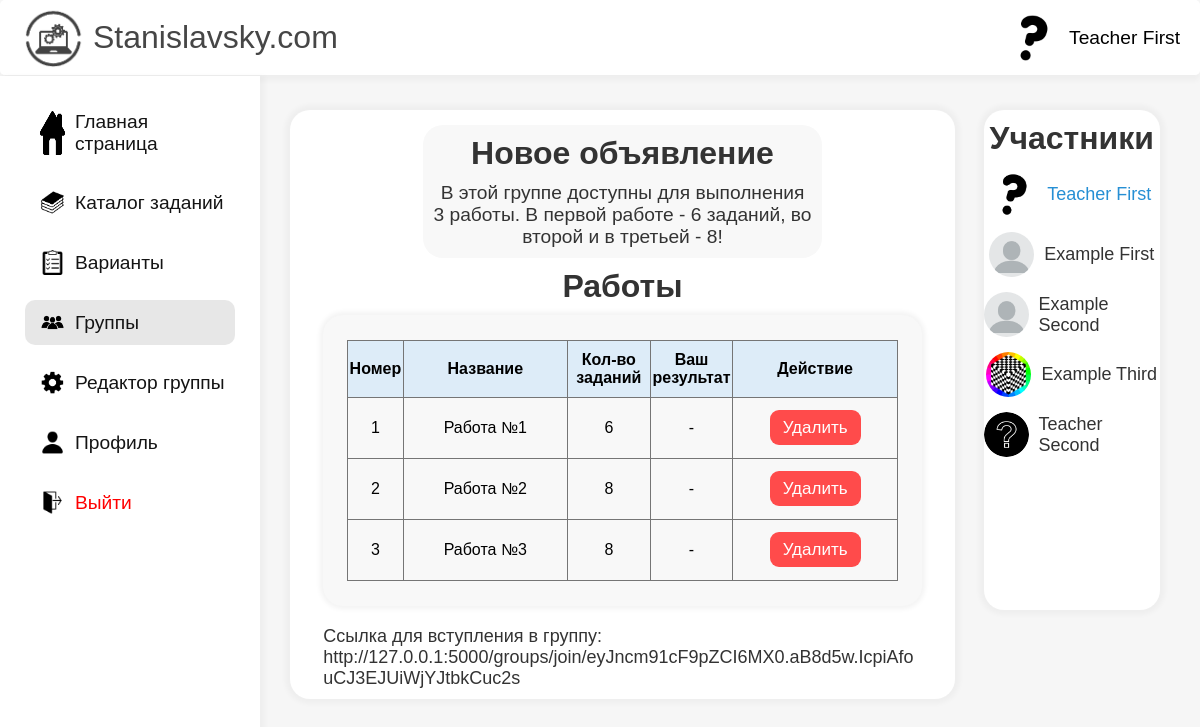
/groups/1 (signed in), run on the app's committed database.
### data/users.py (models this page shows, shortened)
class User(SqlAlchemyBase, UserMixin, SerializerMixin):
    __tablename__ = 'users'
    id = sqlalchemy.Column(sqlalchemy.Integer,
                           primary_key=True, autoincrement=True)
    name = sqlalchemy.Column(sqlalchemy.String)
    surname = sqlalchemy.Column(sqlalchemy.String)
    email = sqlalchemy.Column(sqlalchemy.String)
    hashed_password = sqlalchemy.Column(sqlalchemy.String)
    created_date = sqlalchemy.Column(sqlalchemy.String,
                                     default=datetime.datetime.now)
    profile_pics = sqlalchemy.Column(sqlalchemy.String, default='/static/profile_pics/default.png')
    groups = orm.relationship("Group", secondary="user_to_group", backref="users")
    groups_participant = sqlalchemy.Column(sqlalchemy.String, default='')
    is_teacher = sqlalchemy.Column(sqlalchemy.Boolean)
    solved_tasks_ids = sqlalchemy.Column(sqlalchemy.String, default='')
    solved_variants = sqlalchemy.Column(sqlalchemy.Integer, default=0)

### data/announcements.py (models this page shows)
class Announcement(SqlAlchemyBase):
    __tablename__ = 'announcements'
    id = sqlalchemy.Column(sqlalchemy.Integer,
                           primary_key=True, autoincrement=True)
    title = sqlalchemy.Column(sqlalchemy.String)
    text = sqlalchemy.Column(sqlalchemy.String)
    group = orm.relationship('Group', back_populates='announcement')

### data/group_works.py (models this page shows, shortened)
class Group_work(SqlAlchemyBase):
    __tablename__ = 'group_works'
    id = sqlalchemy.Column(sqlalchemy.Integer,
                           primary_key=True, autoincrement=True)
    name = sqlalchemy.Column(sqlalchemy.String)
    users_results = sqlalchemy.Column(sqlalchemy.String)
    max_result = sqlalchemy.Column(sqlalchemy.Integer)
    tasks = orm.relationship('Work_task', secondary='work_task_to_group_work', backref='group_works')
    def get_user_result(self, user_id):
        if self.users_results:
            users_results = self.users_results.split(';')
            for user_result in users_results:
                results = user_result.split('-')
                if results[0] == str(user_id):
                    return results[1]
        return None

### data/groups.py (models this page shows, shortened)
class Group(SqlAlchemyBase, UserMixin, SerializerMixin):
    __tablename__ = 'groups'
    id = sqlalchemy.Column(sqlalchemy.Integer,
                           primary_key=True, autoincrement=True)
    name = sqlalchemy.Column(sqlalchemy.String)
    description = sqlalchemy.Column(sqlalchemy.String)
    user_id = sqlalchemy.Column(sqlalchemy.Integer,
                                sqlalchemy.ForeignKey("users.id"))
    members = sqlalchemy.Column(sqlalchemy.String, default='')
    link = sqlalchemy.Column(sqlalchemy.String)
    announcement_id = sqlalchemy.Column(sqlalchemy.Integer, sqlalchemy.ForeignKey('announcements.id'))
    announcement = orm.relationship('Announcement')
    group_works = orm.relationship('Group_work', secondary='group_to_group_work', backref='groups')
    def check_member(self, user_id):
        if str(user_id) in self.members.split(';') or user_id == self.user_id:
            return True
        return False
    def get_creator(self):
        db_sess = db_session.create_session()
        user = db_sess.get(User, self.user_id)
        return {'name': user.name, 'surname': user.surname, 'picture': user.profile_pics, 'id': user.id}
    def get_members(self):
        db_sess = db_session.create_session()
        members = []
        if self.members != '':
            for id in self.members.split(';'):
                try:
                    user = db_sess.get(User, id)
                    members.append({'name': user.name, 'surname': user.surname, 'picture': user.profile_pics})
                except TypeError:
                    members.append({'name': '???', 'surname': '???', 'picture': '/static/profile_pics/default.png'})
        return members

### server.py (the view)
@app.route('/groups/<int:group_id>')
@login_required
def group(group_id):
    group = db_sess.get(Group, group_id)
    if not group:
        return abort(404)
    group_works = group.group_works
    results = []
    if group_works:
        for work in group_works:
            if work.get_user_result(current_user.id):
                results.append(work.get_user_result(current_user.id) + '/' + str(work.max_result))
            else:
                results.append('-')
    else:
        group_works = []
    if group.check_member(current_user.id):
        params = {
            'creator': group.get_creator(),
            'members': group.get_members(),
            'link': group.link,
            'announcement': group.announcement,
            'works': group_works,
            'results': results,
            'active': '5',
            'title': f'Группа "{group.name}"',
            'editor': 'true',
            'group_id': group_id
        }
        return render_template('GroupPage.html', **params)
    else:
        return abort(403)

### data/db_session.py (called while the page is built)
def create_session() -> Session:
    global __factory
    return __factory()

### server.py (called while the page is built)
@login_manager.user_loader
def load_user(user_id):
    db_sess = db_session.create_session()
    return db_sess.query(User).get(user_id)

### templates/GroupPage.html (shortened to what this page needs)
{% extends "Base.html" %}
{% block content %}
<link rel="stylesheet" href="/static/GroupPage/static/content.css">
<div class="content-section" id="{{group_id}}-section">
    <div class="main-section">
        <div class="announcements-section">
            {% if announcement %}
                <h1>{{announcement.title}}</h1>
                <p>{{announcement.text}}</p>
            {% endif %}
        </div>
        <h1>Работы</h1>
        <div class="tasks-section">
            <table class="group-tasks">
                <thead>
                    <tr>
                        <th>Номер</th>
                        <th>Название</th>
                        <th>Кол-во заданий</th>
                        <th>Ваш результат</th>
                        <th>Действие</th>
                    </tr>
                </thead>
                <tbody>
                    {% for work in works %}
                        <tr id="{{work.id}}">
                            <td>{{loop.index}}</td>
                            <td>{{work.name}}</td>
                            <td>{{work.tasks|length}}</td>
                            <td>{{results[loop.index - 1]}}</td>
                            {% if current_user.id == creator['id'] %}
                                <td><a class="remove">Удалить</a></td>
                            {% elif results[loop.index - 1] != '-' %}
                                <td><a class="off">Выполнено</a></td>
                            {% else %}
                                <td><a class="solve" href="/groups/{{group_id}}/{{work.id}}/solving">Выполнить</a></td>
                            {% endif %}
                        </tr>
                    {% endfor %}
                </tbody>
            </table>
        </div>
        {% if current_user.id == creator['id'] %}
            <p style="font-size: large; color: rgb(51, 51, 51); margin-left: 5%; margin-right: 5%; margin-top: 20px; word-wrap: break-word;">Ссылка для вступления в группу: http://127.0.0.1:5000/groups/join/{{link}}</p>
        {% endif %}
    </div>
    <div class="members-section">
        <h1>Участники</h1>
        <div class="members-holder">
            <article>
                <img src="{{creator['picture']}}" alt="">
                <p style="color: rgb(38, 143, 212);">{{creator['name']}} {{creator['surname']}}</p>
            </article>
            {% for member in members %}
                <article>
                    <img src="{{member['picture']}}" alt="">
                    <p>{{member['name']}} {{member['surname']}}</p>
                </article>
            {% endfor %}
        </div>
    </div>
</div>
{% endblock %}

### templates/Base.html (shortened to what this page needs)
<!DOCTYPE html>
<html lang="en">
<head>
    <link rel="stylesheet" href="/static/Base/styles/Main.css">
    <link rel="stylesheet" href="/static/Base/styles/content.css">
</head>
<body>
    <div class="head-navbar">
        <a class="website-logo" href="/">
            <img class="logo" src="/static/cards/Logo.png" alt="">
            <p class="text">Stanislavsky.com</p>
        </a>
        {% if current_user.is_authenticated %}
            <div class="user-items">
                <img src="{{current_user.profile_pics}}" alt="">
                <p>{{current_user.name}} {{current_user.surname}}</p>
            </div>
        {% else %}
            <div class="forms-items">
                <a href="/register">Регистрация</a>
                <a href="/login">Войти</a>
            </div>
        {% endif %}
    </div>
    <div class="left-navbar">
        {% if active == '1' %}
            <a style="margin-top: 25px;" class="left-navbar-item-pressed" href="/">
                <img class="icons" src="/static/cards/homeIcon.png" alt="">
                <p class="text">Главная страница</p>
            </a>
        {% else %}
            <a style="margin-top: 25px;" class="left-navbar-item" href="/">
                <img class="icons" src="/static/cards/homeIcon.png" alt="">
                <p class="text">Главная страница</p>
            </a>
        {% endif %}
        {% if active == '2' %}
            <a class="left-navbar-item-pressed" href="/catalog">
                <img class="icons" src="/static/cards/catalogIcon.png" alt="">
                <p class="text">Каталог заданий</p>
            </a>
        {% else %}
            <a class="left-navbar-item" href="/catalog">
                <img class="icons" src="/static/cards/catalogIcon.png" alt="">
                <p class="text">Каталог заданий</p>
            </a>
        {% endif %}
        {% if current_user.is_authenticated %}
            {% if active == '3' %}
                <a class="left-navbar-item-pressed" href="/variants/choose">
                    <img class="icons" src="/static/cards/variantsIcon.png" alt="">
                    <p class="text">Варианты</p>
                </a>
            {% else %}
                <a class="left-navbar-item" href="/variants/choose">
                    <img class="icons" src="/static/cards/variantsIcon.png" alt="">
                    <p class="text">Варианты</p>
                </a>
            {% endif %}
        {% endif %}
        {% if current_user.is_authenticated %}
            {% if active == '5' %}
                <a class="left-navbar-item-pressed" href="/groups">
                    <img class="icons" src="/static/cards/groupIcon.png" alt="">
                    <p class="text">Группы</p>
                </a>
            {% else %}
                <a class="left-navbar-item" href="/groups">
                    <img class="icons" src="/static/cards/groupIcon.png" alt="">
                    <p class="text">Группы</p>
                </a>
            {% endif %}
            {% if editor == 'true' %}
                {% if active == 'edit' and current_user.id == creator['id'] %}
                    <a class="left-navbar-item-pressed" href="{{url_for(request.endpoint, **request.view_args)}}/editor">
                        <img class="icons" src="/static/cards/editorIcon.png" alt="">
                        <p class="text">Редактор группы</p>
                    </a>
                {% elif current_user.id == creator['id'] %}
                    <a class="left-navbar-item" href="{{url_for(request.endpoint, **request.view_args)}}/editor">
                        <img class="icons" src="/static/cards/editorIcon.png" alt="">
                        <p class="text">Редактор группы</p>
                    </a>
                {% endif %}
            {% endif %}
            {% if active == '4' %}
                <a class="left-navbar-item-pressed" href="/profile">
                    <img class="icons" src="/static/cards/profileIcon.png" alt="">
                    <p class="text">Профиль</p>
                </a>
            {% else %}
                <a class="left-navbar-item" href="/profile">
                    <img class="icons" src="/static/cards/profileIcon.png" alt="">
                    <p class="text">Профиль</p>
                </a>
            {% endif %}
            <a class="left-navbar-item-logout" href="/logout">
                <img class="icons" src="/static/cards/logoutIcon.png" alt="">
                <p class="text">Выйти</p>
            </a>
        {% endif %}
    </div>
    {% block content %}{% endblock %}
</body>
</html>

### static/Base/styles/Main.css (style rules this page uses)
* { padding: 0; margin: 0; font-family: 'Gill Sans', 'Gill Sans MT', Calibri, 'Trebuchet MS', sans-serif; }
body { background-color: rgb(246, 246, 246); }

### static/Base/styles/content.css (style rules this page uses)
.head-navbar { display: flex; position: fixed; top: 0; border-radius: 5px; background-color: white; border-bottom: 1px solid rgb(238, 238, 238); width: 100%; height: 75px; z-index: 5; box-shadow: 0px 5px 5px 0px rgba(0, 0, 0, 0.03) }
.head-navbar .website-logo { display: flex; width: max-content; justify-content: center; align-items: center; margin-left: 23px; text-decoration: none; gap: 10px; }
.head-navbar .website-logo .logo { height: 60px; }
.head-navbar .website-logo .text { color: rgb(70, 70, 70); font-size: xx-large; align-self: center; }
.head-navbar .user-items { display: flex; justify-content: end; width: 100%; align-items: center; gap: 10px; margin-right: 20px; }
.head-navbar .user-items img { height: 50px; width: 50px; border-radius: 25px; }
.head-navbar .user-items p { font-size: larger; }
.left-navbar { display: flex; position: fixed; top: 76px; flex-direction: column; background-color: white; width: 260px; height: 100%; z-index: 6; box-shadow: 5px 0px 5px 0px rgba(0, 0, 0, 0.03) }
.left-navbar .left-navbar-item-pressed { display: flex; text-decoration: none; margin-left: 25px; margin-top: 15px; padding-left: 15px; padding-top: 10px; padding-bottom: 10px; gap: 10px; width: calc(100% - 65px); background-color: rgb(231, 231, 231); border-radius: 10px; }
.left-navbar .left-navbar-item, .left-navbar .left-navbar-item-logout { display: flex; text-decoration: none; margin-left: 25px; margin-top: 15px; padding-left: 15px; padding-top: 10px; padding-bottom: 10px; gap: 10px; width: calc(100% - 65px); border-radius: 10px; transition: 0.25s, 0.25s; }
.left-navbar .left-navbar-item .icons, .left-navbar .left-navbar-item-pressed .icons, .left-navbar .left-navbar-item-logout .icons { width: 25px; }
.left-navbar .left-navbar-item .text, .left-navbar .left-navbar-item-pressed .text { color: rgb(20, 20, 20); font-size: larger; align-self: center; }
.left-navbar .left-navbar-item-logout .text { color: rgb(255, 0, 0); font-size: larger; align-self: center; }

### data on the page
User: profile_pics (picture), name "Teacher", surname "First", picture (picture)
Announcement: title "Новое объявление", text "В этой группе доступны для выполнения 3 работы. В первой работе - 6 заданий, во второй и в третьей - 8!"
Group_work: name "Работа №1", tasks|length "6", results "-"
Group_work: name "Работа №2", tasks|length "8", results "-"
Group_work: name "Работа №3", tasks|length "8", results "-"
Group: link "eyJncm91cF9pZCI6MX0.aB8d5w.IcpiAfouCJ3EJUiWjYJtbkCuc2s"
User: picture (placeholder picture), name "Example", surname "First"
User: picture (placeholder picture), name "Example", surname "Second"
User: picture (picture), name "Example", surname "Third"
User: picture (picture), name "Teacher", surname "Second"
